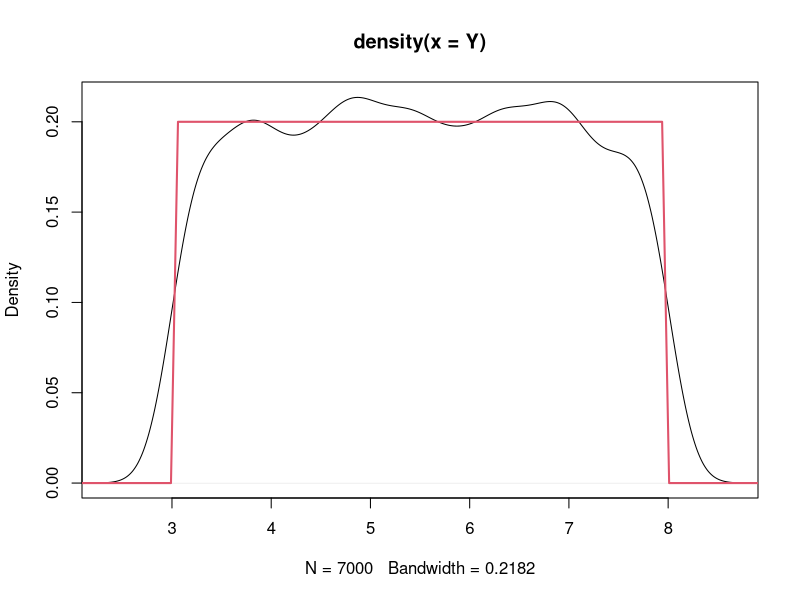
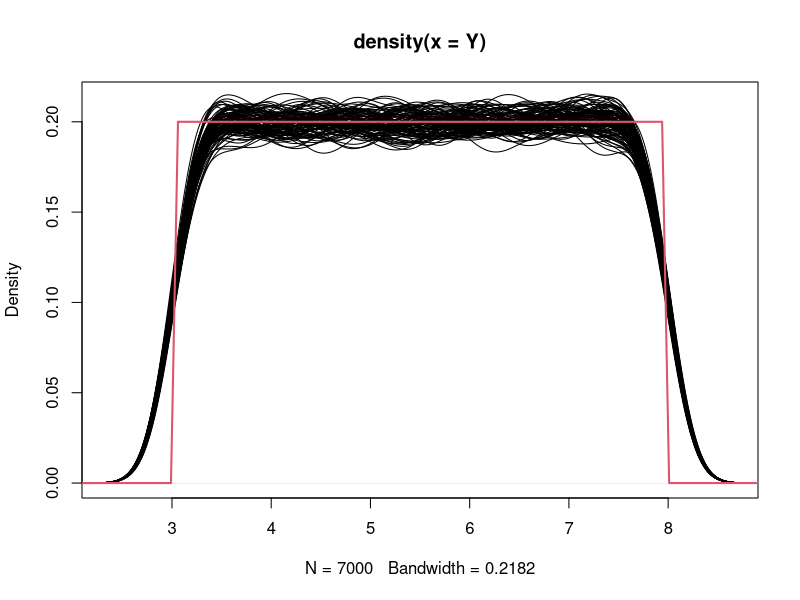
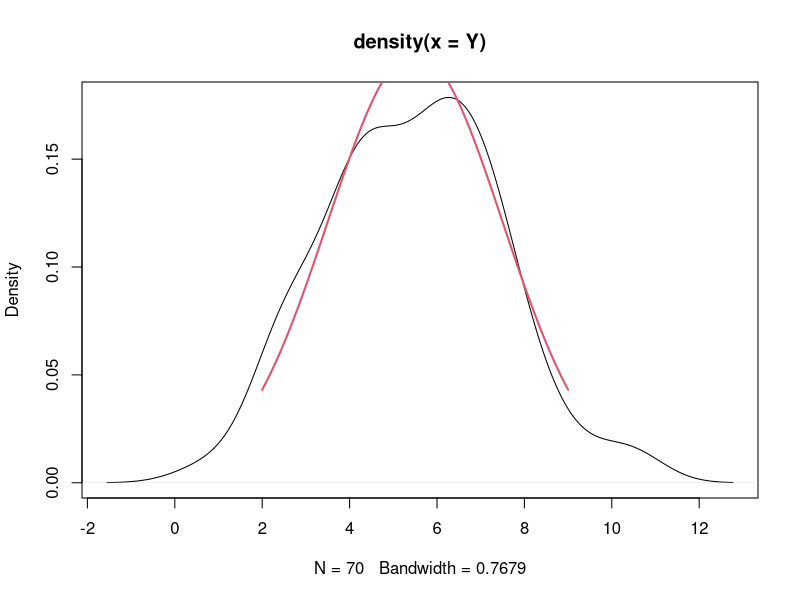
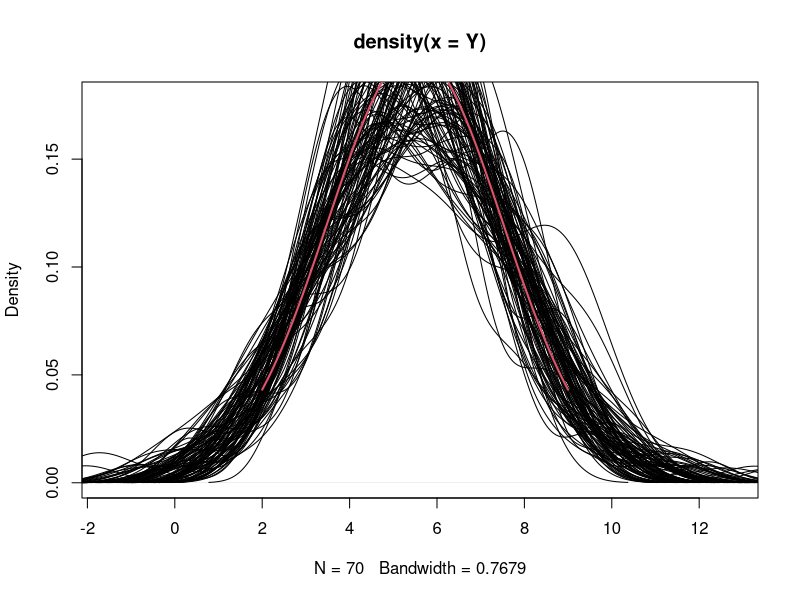

Here is the R script that generated these plots, in order:
#Distribución Uniforme
tamano_muestral <- 7000
a <- 3
b <- 8
iteraciones <- 100

x <- seq(2, 9, length.out = 100)

Y <- runif(tamano_muestral, a, b)

estimador_kernel <- density(Y)

plot(estimador_kernel)
lines(x = x, y = dunif(x, a, b), col = 2, lwd = 2)


plot(estimador_kernel)

for(i in seq_len(iteraciones)){
  Y <- runif(tamano_muestral, a, b)
  estimador_kernel <- density(Y)
  lines(estimador_kernel)
}
lines(x = x, y = dunif(x, a, b), col = 2, lwd = 2)


# Distribución Uniforme

tamano_muestral <- 70
media <- 5.5
desv_est <- 2
iteraciones <- 100

x <- seq(2, 9, length.out = 100)

Y <- rnorm(tamano_muestral, media, desv_est)

estimador_kernel <- density(Y)

plot(estimador_kernel)
lines(x, dnorm(x, media, desv_est), col = 2, lwd = 2)


plot(estimador_kernel)

for(i in seq_len(iteraciones)){
  Y <- rnorm(tamano_muestral, media, desv_est)
  estimador_kernel <- density(Y)
  lines(estimador_kernel)
}
lines(x, dnorm(x, media, desv_est), col = 2, lwd = 2)










